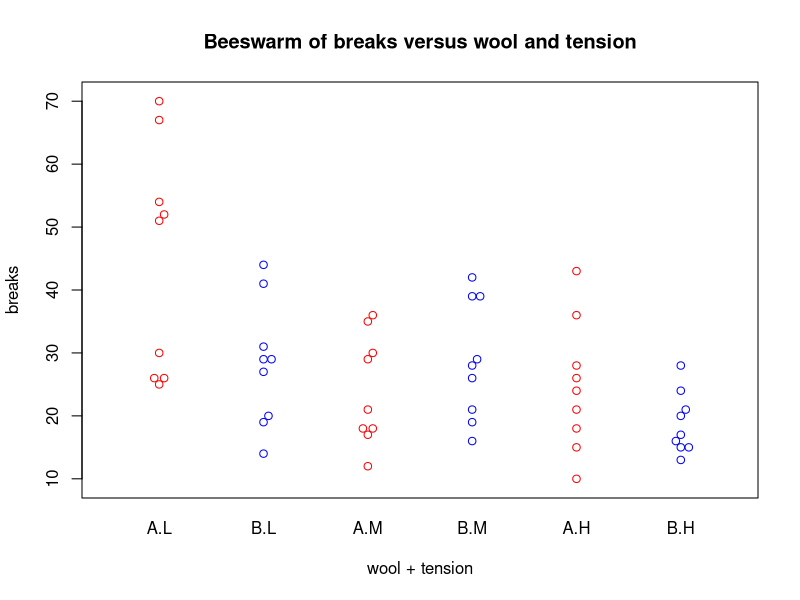
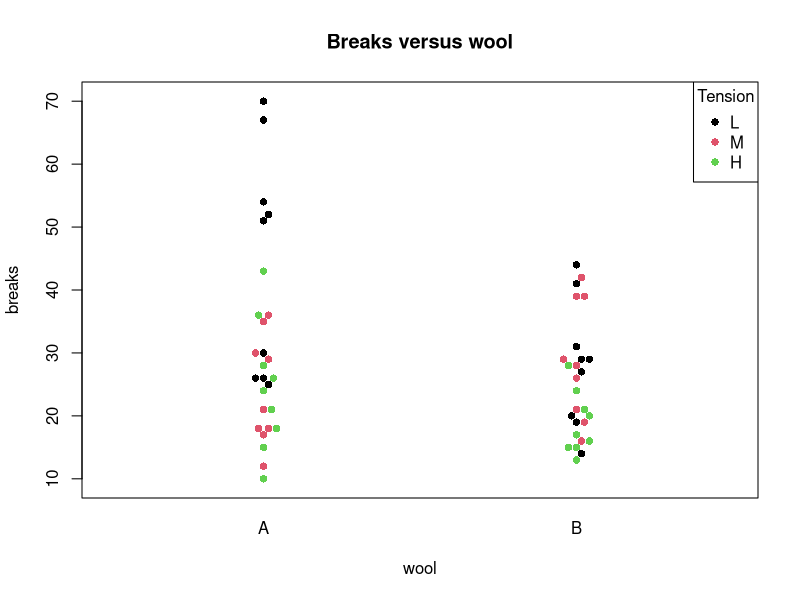
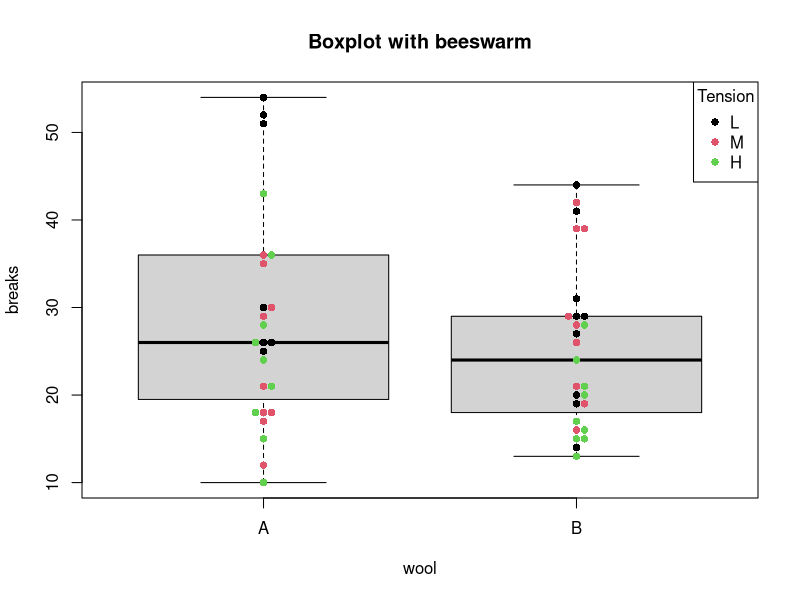
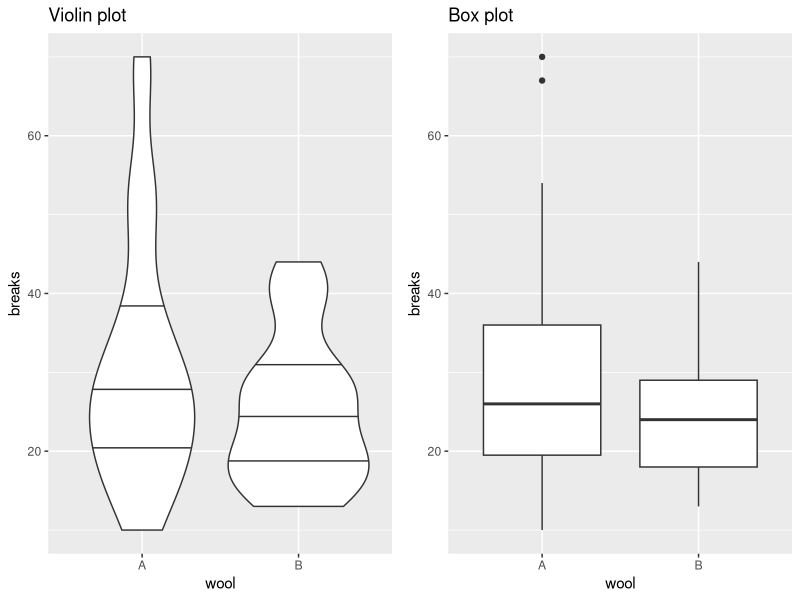

The R script that drew these images, in order:
## ---- chunk 1
data(warpbreaks)
library(beeswarm)
# option 1: color by group
beeswarm(breaks ~ wool + tension, data = warpbreaks,
    main = "Beeswarm of breaks versus wool and tension",
    col = rep(c("red", "blue"), 3))
# option 2: color individual points
beeswarm(breaks ~ wool, data = warpbreaks,
    main = "Breaks versus wool",
    pwcol = as.numeric(tension), pch = 16)
legend("topright", legend = levels(warpbreaks$tension),
       title = "Tension", pch = 16, col = 1:3)

## ---- chunk 2
boxplot(breaks ~ wool, data = warpbreaks, 
        main = "Boxplot with beeswarm",
    # do not duplicate outliers:
    outline = FALSE)
beeswarm(breaks ~ wool, data = warpbreaks,
    main = "Beeswarm of breaks versus wool", add = TRUE,
    pwcol = as.numeric(tension), pch = 16)
legend("topright", legend = levels(warpbreaks$tension),
       title = "Tension", pch = 16, col = 1:3)
## ---- chunk 3
library(ggplot2)
require(gridExtra)
p.violin <- ggplot(warpbreaks, aes(x = wool, y = breaks)) +
    # add horizontal lines at Q1, Q2, and Q3
    geom_violin(draw_quantiles = c(0.25, 0.5, 0.75)) +
    ggtitle("Violin plot")
p.box <- ggplot(warpbreaks, aes(x = wool, y = breaks)) +
    geom_boxplot() + ggtitle ("Box plot")
grid.arrange(p.violin, p.box, ncol = 2)
